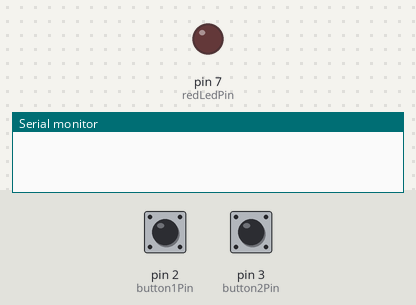
Bench run of a sketch on a simulated Arduino Uno, built with avr-gcc and run on an emulated ATmega328P. Parts: output pins drawn as LEDs (lit = HIGH), the last lines printed to the serial monitor. The test bench sets the inputs (shaded band); at power-on: pin 2 (button1Pin) HIGH, pin 3 (button2Pin) HIGH.

Above: at 1.2 s.
1.3 s: pin 2 (button1Pin) pulled LOW for 0.15 s
At 2.0 s:
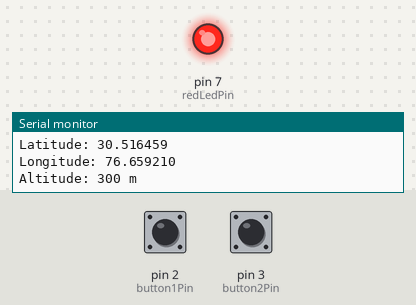
2.9 s: pin 3 (button2Pin) pulled LOW for 0.15 s
At 3.2 s:
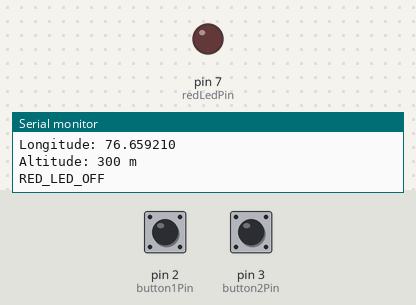
4.5 s: pin 2 (button1Pin) pulled LOW for 1 s
At 5.7 s:
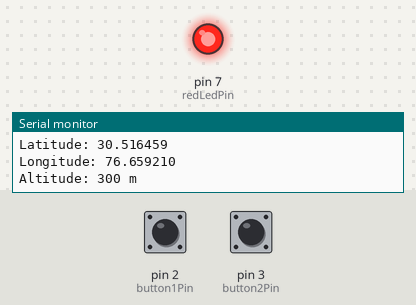
7.0 s: pin 3 (button2Pin) pulled LOW for 1 s
At 7.6 s:
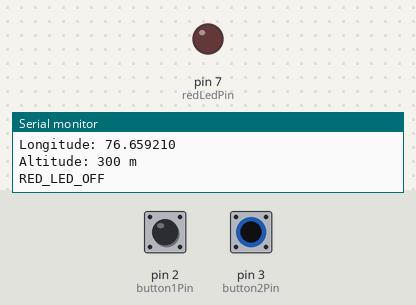
Timing chart, 0 to 10.0 s (numbered marks = the images above; inputs shaded):
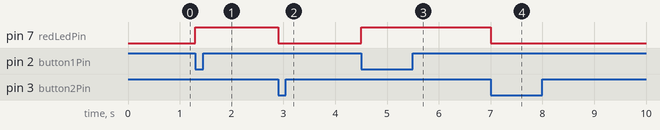

The sketch:

nanoproject.ino
```cpp
const int button1Pin = 2;    // Push button 1 to send GPS and activate red LED
const int button2Pin = 3;    // Push button 2 to turn off red LED
const int redLedPin = 7;     // Red LED

bool button1State = false;
bool button2State = false;
bool previousButton1State = false;
bool previousButton2State = false;
// Static GPS data for Chitkara University
const String latitude = "30.516459";
const String longitude = "76.659210";
const String altitude = "300"; // Assuming altitude in meters

void setup() {
  // Initialize pins
  pinMode(button1Pin, INPUT_PULLUP);  // Use internal pull-up resistor
  pinMode(button2Pin, INPUT_PULLUP);  // Use internal pull-up resistor
  pinMode(redLedPin, OUTPUT);

  // Start Serial communication with Raspberry Pi
  Serial.begin(9600);

  // Ensure the red LED is off at the start
  digitalWrite(redLedPin, LOW);
}

void loop() {
  // Read button states
  button1State = digitalRead(button1Pin) == LOW; // LOW means pressed
  button2State = digitalRead(button2Pin) == LOW; // LOW means pressed

  // If Button 1 is pressed, send GPS data and turn on the red LED
  if (button1State && !previousButton1State) {
    activateRedLED();
    sendGPSDataToPi();
  }

  // If Button 2 is pressed, turn off the red LED
  if (button2State && !previousButton2State) {
    deactivateRedLED();
    // Send message to notify the Pi to turn off the buzzer
    Serial.println("RED_LED_OFF");
  }

  // Store the last button states
  previousButton1State = button1State;
  previousButton2State = button2State;

  delay(50); // Small debounce delay
}

// Function to activate the red LED
void activateRedLED() {
  digitalWrite(redLedPin, HIGH);  // Turn on red LED
}

// Function to deactivate the red LED
void deactivateRedLED() {
  digitalWrite(redLedPin, LOW);   // Turn off red LED
}

// Function to send static GPS data to the Raspberry Pi
void sendGPSDataToPi() {
  // Send formatted GPS data to the Pi
  Serial.println("Latitude: " + latitude);
  Serial.println("Longitude: " + longitude);
  Serial.println("Altitude: " + altitude + " m");
}
```

Measured:
- after the input at 1.3 s, pin 7 (redLedPin): LOW → HIGH at once
- after the input at 2.9 s, pin 7 (redLedPin): HIGH → LOW at once
- after the input at 4.5 s, pin 7 (redLedPin): LOW → HIGH at once
- after the input at 7.0 s, pin 7 (redLedPin): HIGH → LOW at once
